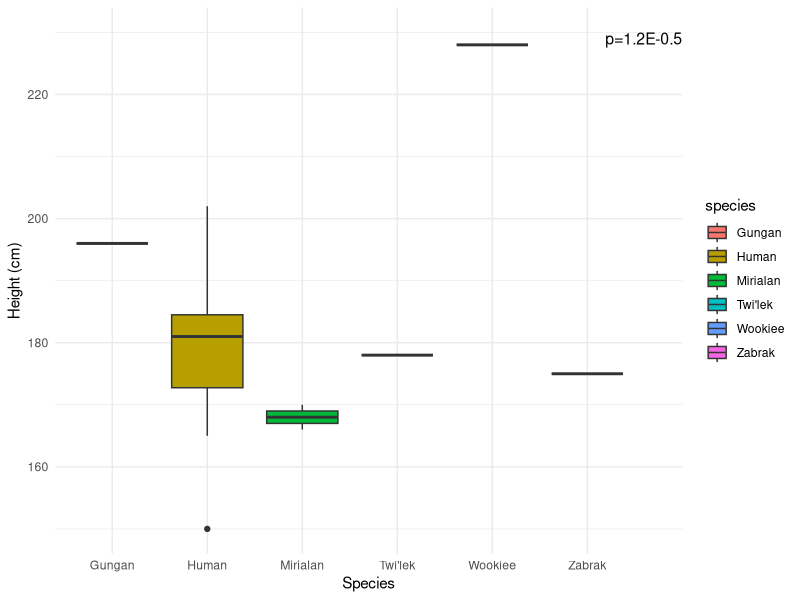

This figure's R source:
## ---- chunk 1
library(ggplot2)
library(ggthemes)
library(tidyverse)


starwarsSpecies <- summarize (group_by(starwars, species), TotalNumber = n())
starwarsSpeciesAmount <- filter(starwarsSpecies, TotalNumber >1)
multipleSpeciesNames <- starwarsSpeciesAmount[1]
speciesVec <- pull(multipleSpeciesNames, species)


  ## films, vehicles, and starships are type list
newStarWars <- select(starwars, -(films:starships))
newStarWars <- filter(newStarWars, species %in% speciesVec)
newStarWars <- drop_na(newStarWars)


height_table <- newStarWars %>% 
  group_by(species) %>%
  summarize(mean_height = mean(height), median_height = median(height), standard_deviation = sd(height), TotalNumber = n())
#Total number added to show why there wasn't a standard deviation
print(height_table)



starwarsPlot <- ggplot(newStarWars, aes(x=species, y=height, fill = species)) +
  geom_boxplot() +
  ylab("Height (cm)") +
  xlab("Species") +
  theme_minimal() 

starwarsPlot <- starwarsPlot + annotate("text", x = 7, y = 230, label = "p=1.2E-0.5", 
             hjust = 1, vjust = 1, size = 4)  
# The values in the summary table do line up with the plot
  

print(starwarsPlot)

